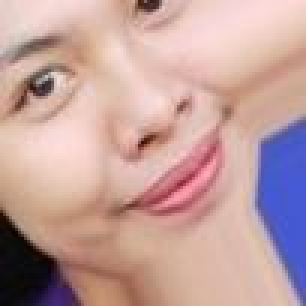
#> input picture Absensi Wajah/build_model/dataset/0_0_1985.jpg, 102 x 102 px, found by its file name (shown 3 times larger); its folder holds only this picture in this run
$ jupyter execute --allow-errors Classification.ipynb
#> lines starting #> are read from the running program, lines starting #| are printed output that depends on the picture
### DETEKSI DAUN HERBAL/BuildModel/hsv.py
"""
Ini adalah file yang berisi class untuk mengestrak gambar dari RGB ke HSV
dan mengembalikan rata-rata nilai Red, Green, Blue (RGB) Hue, Saturation, Value (HSV)
"""

import matplotlib.pyplot as plt
import numpy as np
import matplotlib

class HsvExtractor:
    def __init__(self):
        pass

    def extract(self, image):
        # pastikan ukuran gambar adalah (n, m, 3)
#> called with image = 'dataset/0_0_1985.jpg'
        image = plt.imread(image)
#> image is the input picture: shape (102, 102, 3); mean R, G, B 194.3, 160.4, 157.2
        if image.ndim == 2:
            image = np.expand_dims(image, axis=-1)
        elif image.shape[-1] != 3:
            image = image[:,:,:3]
        # konversi gambar dari RGB ke HSV
        hsv_image = matplotlib.colors.rgb_to_hsv(image)
#> hsv_image: shape (102, 102, 3) float32; mean of channels 0, 1, 2 0.2, 0.3, 202.7

        # ekstraksi nilai HSV
        h, s, v = hsv_image[:,:,0], hsv_image[:,:,1], hsv_image[:,:,2]
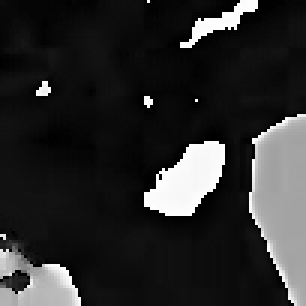
#> h: shape (102, 102) float32 (shown 3 times larger); min 0, max 0.998, mean 0.172
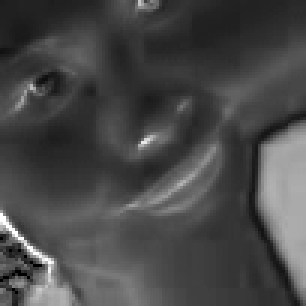
#> s: shape (102, 102) float32 (shown 3 times larger); min 0, max 1, mean 0.285
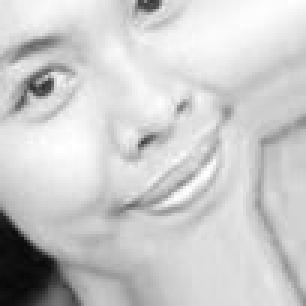
#> v: shape (102, 102) float32 (shown 3 times larger); min 7, max 255, mean 202.7

        # hitung nilai rata-rata dari masing-masing channel
        mean_h = np.mean(h)
#> mean_h = 0.172
        mean_s = np.mean(s)
#> mean_s = 0.285
        mean_v = np.mean(v)
#> mean_v = 202.7

        mean_r = np.mean(image[:,:,0])
#> mean_r = 194.3
        mean_g = np.mean(image[:,:,1])
#> mean_g = 160.4
        mean_b = np.mean(image[:,:,2])
#> mean_b = 157.2

        return mean_r, mean_g, mean_b, mean_h, mean_s, mean_v

### DETEKSI DAUN HERBAL/BuildModel/Classification.ipynb
[cell 1]
dataset = 'dataset/'
import os

## Berikut adalah kodingan untuk klasifikasi menggunakan algoritma KNN

[cell 2]
import numpy as np
import cv2
import os
import pickle
from sklearn.model_selection import train_test_split
from sklearn.neighbors import KNeighborsClassifier
from sklearn.metrics import mean_squared_error
import joblib
import json
from hsv import HsvExtractor

# Path to the dataset directory
data_dir = dataset

# List all image files in the dataset directory
image_files = [os.path.join(data_dir, f) for f in os.listdir(data_dir) if f.endswith('.jpg')]

# Load images and extract features
X = []
y = []
feature_extractor = HsvExtractor()
for image_file in image_files:
    # [6 lines of commented-out code are left out]
    mean_r, mean_g, mean_b, mean_h, mean_s, mean_v = feature_extractor.extract(image_file)
#> mean_r = 194.3; mean_g = 160.4; mean_b = 157.2; mean_h = 0.172; mean_s = 0.285; mean_v = 202.7
    X.append([mean_h/255, mean_s/255, mean_v/255])
    label = image_file.split('/')[-1].split('_')[0]
    # ubah label dari `mata ikan gak segar` menjadi 0 dan` mata ikan segar` menjadi 1
    if label == 'Ayam Tidak Segar':
        y.append(0)
    else:
        y.append(1)

# Convert data to numpy arrays
X = np.array(X)
#> X = [[0.000675, 0.00112, 0.795]]
y = np.array(y)

# Split data into training and testing sets
#> (the rest of this cell did not finish here and is left out)

[cell 3]
import numpy as np
import cv2
import os
import pickle
from sklearn.model_selection import train_test_split
from sklearn.neighbors import KNeighborsClassifier
from sklearn.metrics import mean_squared_error
import joblib
import json

# Path to the dataset directory
data_dir = dataset  # Isi dengan path dataset Anda

# List all image files in the dataset directory
image_files = [os.path.join(data_dir, f) for f in os.listdir(data_dir) if f.endswith('.jpg')]

# Load images and extract features
X = []
y = []
for image_file in image_files:
    img = cv2.imread(image_file)
    # Resize image to a common size (e.g., 100x100)
    img = cv2.resize(img, (100, 100))
#> img: shape (100, 100, 3)
    rgb_hist = cv2.calcHist([img], [0, 1, 2], None, [8, 8, 8], [0, 256, 0, 256, 0, 256])
    rgb_hist = cv2.normalize(rgb_hist, rgb_hist).flatten()
#> rgb_hist = 512 values, max 0.559 at index 366, min 0 at index 3, mean 0.00621
    X.append(rgb_hist)
    label = image_file.split('/')[-1].split('_')[0]
    # Convert label from 'Ayam Tidak Segar' to 0 and 'Ayam Segar' to 1
    if label == 'Ayam Tidak Segar':
        y.append(0)
    else:
        y.append(1)

# Convert data to numpy arrays
X = np.array(X)
y = np.array(y)

# Split data into training and testing sets
#> (the rest of this cell did not finish here and is left out)

## Berikut adalah kodingan untuk klasifikasi menggunakan algoritma CNN

[cell 4]
import numpy as np
import cv2
import os
import pickle
from sklearn.model_selection import train_test_split
from keras.models import Sequential
from keras.layers import Conv2D, MaxPooling2D, Flatten, Dense, Reshape
from keras.optimizers import Adam
from sklearn.metrics import mean_squared_error

# Path to the dataset directory
data_dir = dataset

# List all image files in the dataset directory
image_files = [os.path.join(data_dir, f) for f in os.listdir(data_dir) if f.endswith('.jpg')]

# Load images and extract features
X = []
y = []
for image_file in image_files:
    img = cv2.imread(image_file)
    hsv_img = cv2.cvtColor(img, cv2.COLOR_BGR2HSV)
#> hsv_img: shape (102, 102, 3); mean H, S, V 30.6, 72.6, 202.7
    hsv_hist = cv2.calcHist([hsv_img], [0, 1, 2], None, [8, 2, 2], [0, 180, 0, 256, 0, 256])
    hsv_hist = cv2.normalize(hsv_hist, hsv_hist).flatten()
#> hsv_hist = 32 values, max 0.995 at index 1, min 0 at index 5, mean 0.0388
    X.append(hsv_hist)
    label = image_file.split('/')[-1].split('_')[0]
    y.append(label)

# Convert data to numpy arrays
X = np.array(X)
y = np.array(y)

# ubah label dari `mata ikan gak segar` menjadi 0 dan` mata ikan segar` menjadi 1
y[y == 'mata ikan gak segar'] = 0
y[y == 'mata ikan segar'] = 1

# Split data into training and testing sets
#> (the rest of this cell did not finish here and is left out)

$ run again, on Absensi Wajah/build_model/dataset/0_0_6952.jpg
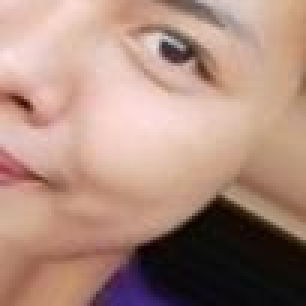
#> input picture Absensi Wajah/build_model/dataset/0_0_6952.jpg, 102 x 102 px, found by its file name (shown 3 times larger)
#> in extract, image is the input picture: shape (102, 102, 3); mean R, G, B 172.1, 139, 125.6
#> hsv_image: shape (102, 102, 3) float32; mean of channels 0, 1, 2 0.1, 0.3, 172.9
#> in extract, `h, s, v = hsv_image[:,:,0], hsv_image[:,:,1], hsv_image[:,:,2]`:
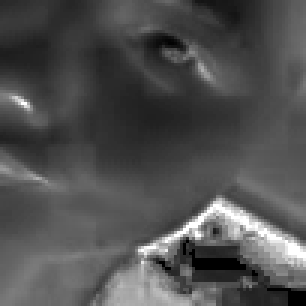
#> s: shape (102, 102) float32 (shown 3 times larger); min 0, max 1, mean 0.314
#> in extract, `h, s, v = hsv_image[:,:,0], hsv_image[:,:,1], hsv_image[:,:,2]`:
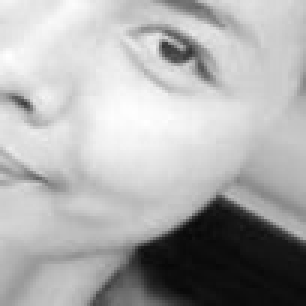
#> v: shape (102, 102) float32 (shown 3 times larger); min 7, max 255, mean 172.9
#> in extract, `mean_h = np.mean(h)`: mean_h = 0.118
#> in extract, `mean_s = np.mean(s)`: mean_s = 0.314
#> in extract, `mean_v = np.mean(v)`: mean_v = 172.9
#> in extract, `mean_r = np.mean(image[:,:,0])`: mean_r = 172.1
#> in extract, `mean_g = np.mean(image[:,:,1])`: mean_g = 139
#> in extract, `mean_b = np.mean(image[:,:,2])`: mean_b = 125.6
#> `mean_r, mean_g, mean_b, mean_h, mean_s, mean_v = feature_extractor.ext..`: mean_r = 172.1; mean_g = 139; mean_b = 125.6; mean_h = 0.118; mean_s = 0.314; mean_v = 172.9
#> X = [[0.000463, 0.00123, 0.678]]
#> rgb_hist = 512 values, max 0.546 at index 302, min 0 at index 3, mean 0.00648
#> hsv_img: shape (102, 102, 3); mean H, S, V 21.1, 80.1, 172.9
#> hsv_hist = 32 values, max 0.996 at index 1, min 0 at index 5, mean 0.0388

$ run again, on Absensi Wajah/build_model/dataset/0_0_7439.jpg
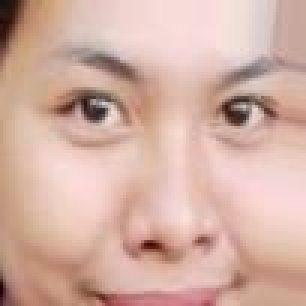
#> input picture Absensi Wajah/build_model/dataset/0_0_7439.jpg, 102 x 102 px, found by its file name (shown 3 times larger)
#> in extract, image is the input picture: shape (102, 102, 3); mean R, G, B 211.9, 175.9, 163.7
#> hsv_image: shape (102, 102, 3) float32; mean of channels 0, 1, 2 0.1, 0.2, 211.9
#> in extract, `h, s, v = hsv_image[:,:,0], hsv_image[:,:,1], hsv_image[:,:,2]`:
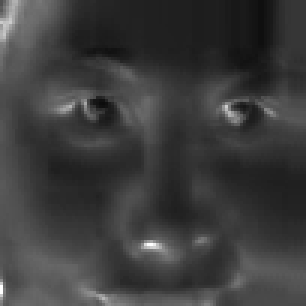
#> s: shape (102, 102) float32 (shown 3 times larger); min 0.0476, max 1, mean 0.239
#> in extract, `h, s, v = hsv_image[:,:,0], hsv_image[:,:,1], hsv_image[:,:,2]`:
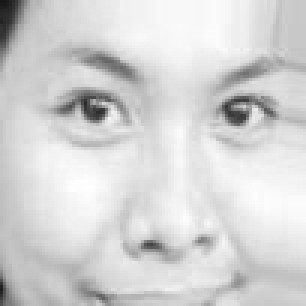
#> v: shape (102, 102) float32 (shown 3 times larger); min 22, max 254, mean 211.9
#> in extract, `mean_h = np.mean(h)`: mean_h = 0.0806
#> in extract, `mean_s = np.mean(s)`: mean_s = 0.239
#> in extract, `mean_v = np.mean(v)`: mean_v = 211.9
#> in extract, `mean_g = np.mean(image[:,:,1])`: mean_g = 175.9
#> in extract, `mean_b = np.mean(image[:,:,2])`: mean_b = 163.7
#> `mean_r, mean_g, mean_b, mean_h, mean_s, mean_v = feature_extractor.ext..`: mean_r = 211.9; mean_g = 175.9; mean_b = 163.7; mean_h = 0.0806; mean_s = 0.239; mean_v = 211.9
#> X = [[0.000316, 0.000936, 0.831]]
#> rgb_hist = 512 values, max 0.669 at index 439, min 0 at index 3, mean 0.0055
#> hsv_img: shape (102, 102, 3); mean H, S, V 14.4, 60.9, 211.9
#> hsv_hist = 32 values, max 0.999 at index 1, min 0 at index 4, mean 0.0337

$ run again, on Absensi Wajah/build_model/dataset/0_0_9063.jpg
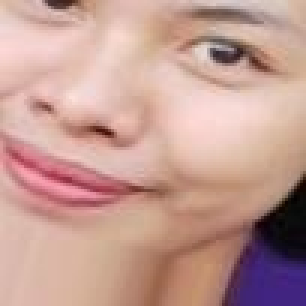
#> input picture Absensi Wajah/build_model/dataset/0_0_9063.jpg, 102 x 102 px, found by its file name (shown 3 times larger)
#> in extract, image is the input picture: shape (102, 102, 3); mean R, G, B 195.5, 156.2, 147.4
#> hsv_image: shape (102, 102, 3) float32; mean of channels 0, 1, 2 0.1, 0.3, 197.6
#> in extract, `h, s, v = hsv_image[:,:,0], hsv_image[:,:,1], hsv_image[:,:,2]`:
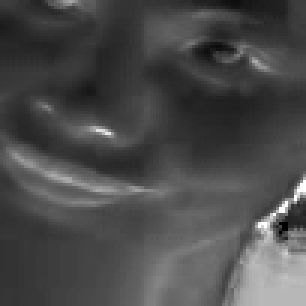
#> s: shape (102, 102) float32 (shown 3 times larger); min 0, max 1, mean 0.295
#> in extract, `h, s, v = hsv_image[:,:,0], hsv_image[:,:,1], hsv_image[:,:,2]`:
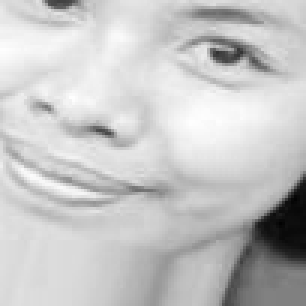
#> v: shape (102, 102) float32 (shown 3 times larger); min 2, max 254, mean 197.6
#> in extract, `mean_h = np.mean(h)`: mean_h = 0.144
#> in extract, `mean_s = np.mean(s)`: mean_s = 0.295
#> in extract, `mean_v = np.mean(v)`: mean_v = 197.6
#> in extract, `mean_r = np.mean(image[:,:,0])`: mean_r = 195.5
#> in extract, `mean_g = np.mean(image[:,:,1])`: mean_g = 156.2
#> in extract, `mean_b = np.mean(image[:,:,2])`: mean_b = 147.4
#> `mean_r, mean_g, mean_b, mean_h, mean_s, mean_v = feature_extractor.ext..`: mean_r = 195.5; mean_g = 156.2; mean_b = 147.4; mean_h = 0.144; mean_s = 0.295; mean_v = 197.6
#> X = [[0.000565, 0.00116, 0.775]]
#> rgb_hist = 512 values, max 0.627 at index 366, min 0 at index 3, mean 0.00631
#> hsv_img: shape (102, 102, 3); mean H, S, V 25.5, 75.1, 197.6
#> hsv_hist = 32 values, max 0.998 at index 1, min 0 at index 5, mean 0.0366

$ run again, on Absensi Wajah/build_model/dataset/0_0_3749.jpg
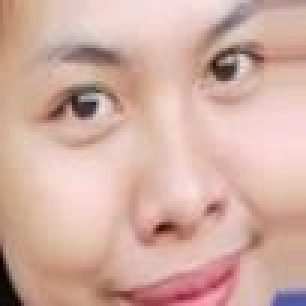
#> input picture Absensi Wajah/build_model/dataset/0_0_3749.jpg, 102 x 102 px, found by its file name (shown 3 times larger)
#> in extract, image is the input picture: shape (102, 102, 3); mean R, G, B 210.2, 173.9, 162.6
#> hsv_image: shape (102, 102, 3) float32; mean of channels 0, 1, 2 0.1, 0.2, 210.4
#> in extract, `h, s, v = hsv_image[:,:,0], hsv_image[:,:,1], hsv_image[:,:,2]`:
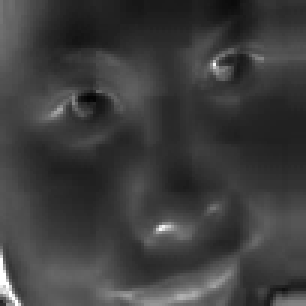
#> s: shape (102, 102) float32 (shown 3 times larger); min 0.0125, max 1, mean 0.241
#> in extract, `h, s, v = hsv_image[:,:,0], hsv_image[:,:,1], hsv_image[:,:,2]`:
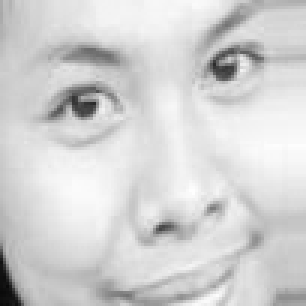
#> v: shape (102, 102) float32 (shown 3 times larger); min 10, max 254, mean 210.4
#> in extract, `mean_h = np.mean(h)`: mean_h = 0.107
#> in extract, `mean_s = np.mean(s)`: mean_s = 0.241
#> in extract, `mean_v = np.mean(v)`: mean_v = 210.4
#> in extract, `mean_r = np.mean(image[:,:,0])`: mean_r = 210.2
#> in extract, `mean_g = np.mean(image[:,:,1])`: mean_g = 173.9
#> in extract, `mean_b = np.mean(image[:,:,2])`: mean_b = 162.6
#> `mean_r, mean_g, mean_b, mean_h, mean_s, mean_v = feature_extractor.ext..`: mean_r = 210.2; mean_g = 173.9; mean_b = 162.6; mean_h = 0.107; mean_s = 0.241; mean_v = 210.4
#> X = [[0.000418, 0.000946, 0.825]]
#> rgb_hist = 512 values, max 0.59 at index 439, min 0 at index 3, mean 0.0056
#> hsv_img: shape (102, 102, 3); mean H, S, V 19, 61.5, 210.4
#> hsv_hist = 32 values, max 0.998 at index 1, min 0 at index 5, mean 0.0346
